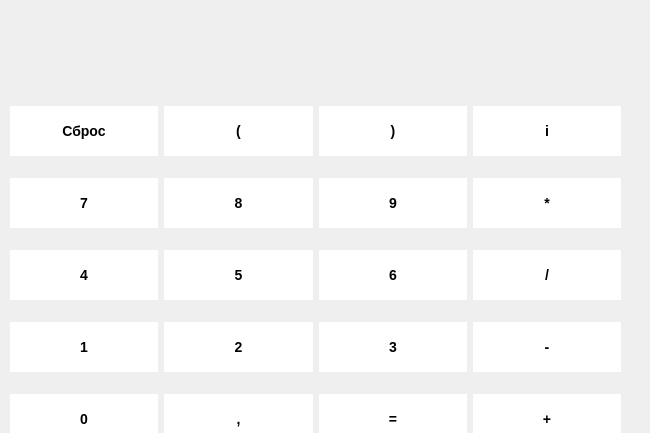
<?xml version="1.0" encoding="UTF-8"?>
<ui version="4.0">
 <class>Dialog</class>
 <widget class="QDialog" name="Dialog">
  <property name="geometry">
   <rect>
    <x>0</x>
    <y>0</y>
    <width>650</width>
    <height>433</height>
   </rect>
  </property>
  <property name="windowTitle">
   <string>Dialog</string>
  </property>
  <property name="styleSheet">
   <string notr="true">QPushButton{
background-color: white;
width:75px;
height:50px;
font-size:14px;
font-weight:bold;
border:none;
text-align:center;
}
QPushButton:hover{
background-color: silver;
}
QPushButton:pressed{
background-color: black;
}
QDialog{
background: QLinearGradient(x1: 0, y1: 0, 
                            x2: 0, y2: 1, 
                            stop: 0   rgb(255, 25, 236),    
                            stop: 1   rgba(102, 181, 255, 255));
}</string>
  </property>
  <widget class="QWidget" name="gridLayoutWidget">
   <property name="geometry">
    <rect>
     <x>10</x>
     <y>90</y>
     <width>611</width>
     <height>374</height>
    </rect>
   </property>
   <layout class="QGridLayout" name="gridLayout">
    <item row="4" column="0">
     <widget class="QPushButton" name="pushButton_10">
      <property name="text">
       <string>0</string>
      </property>
     </widget>
    </item>
    <item row="0" column="3">
     <widget class="QPushButton" name="pushButton_17">
      <property name="text">
       <string>i</string>
      </property>
     </widget>
    </item>
    <item row="4" column="3">
     <widget class="QPushButton" name="pushButton_16">
      <property name="text">
       <string>+</string>
      </property>
     </widget>
    </item>
    <item row="0" column="0">
     <widget class="QPushButton" name="pushButton_18">
      <property name="text">
       <string>Сброс</string>
      </property>
     </widget>
    </item>
    <item row="0" column="1">
     <widget class="QPushButton" name="pushButton_19">
      <property name="text">
       <string>(</string>
      </property>
     </widget>
    </item>
    <item row="1" column="2">
     <widget class="QPushButton" name="pushButton_3">
      <property name="text">
       <string>9</string>
      </property>
     </widget>
    </item>
    <item row="1" column="1">
     <widget class="QPushButton" name="pushButton_2">
      <property name="text">
       <string>8</string>
      </property>
     </widget>
    </item>
    <item row="2" column="1">
     <widget class="QPushButton" name="pushButton_4">
      <property name="text">
       <string>5</string>
      </property>
     </widget>
    </item>
    <item row="2" column="2">
     <widget class="QPushButton" name="pushButton_8">
      <property name="text">
       <string>6</string>
      </property>
     </widget>
    </item>
    <item row="3" column="1">
     <widget class="QPushButton" name="pushButton_7">
      <property name="text">
       <string>2</string>
      </property>
     </widget>
    </item>
    <item row="3" column="0">
     <widget class="QPushButton" name="pushButton_6">
      <property name="text">
       <string>1</string>
      </property>
     </widget>
    </item>
    <item row="2" column="0">
     <widget class="QPushButton" name="pushButton_5">
      <property name="text">
       <string>4</string>
      </property>
     </widget>
    </item>
    <item row="1" column="0">
     <widget class="QPushButton" name="pushButton">
      <property name="text">
       <string>7</string>
      </property>
     </widget>
    </item>
    <item row="3" column="2">
     <widget class="QPushButton" name="pushButton_9">
      <property name="text">
       <string>3</string>
      </property>
     </widget>
    </item>
    <item row="4" column="1">
     <widget class="QPushButton" name="pushButton_11">
      <property name="text">
       <string>,</string>
      </property>
     </widget>
    </item>
    <item row="1" column="3">
     <widget class="QPushButton" name="pushButton_13">
      <property name="text">
       <string>*</string>
      </property>
     </widget>
    </item>
    <item row="3" column="3">
     <widget class="QPushButton" name="pushButton_15">
      <property name="text">
       <string>-</string>
      </property>
     </widget>
    </item>
    <item row="2" column="3">
     <widget class="QPushButton" name="pushButton_14">
      <property name="text">
       <string>/</string>
      </property>
     </widget>
    </item>
    <item row="4" column="2">
     <widget class="QPushButton" name="pushButton_12">
      <property name="text">
       <string>=</string>
      </property>
     </widget>
    </item>
    <item row="0" column="2">
     <widget class="QPushButton" name="pushButton_20">
      <property name="text">
       <string>)</string>
      </property>
     </widget>
    </item>
   </layout>
  </widget>
  <widget class="QLineEdit" name="lineEdit">
   <property name="geometry">
    <rect>
     <x>10</x>
     <y>30</y>
     <width>611</width>
     <height>51</height>
    </rect>
   </property>
   <property name="styleSheet">
    <string notr="true">QLineEdit {background-color: rgba(0, 0, 0, 0);
border:none;
}
</string>
   </property>
  </widget>
 </widget>
 <resources/>
 <connections/>
</ui>
